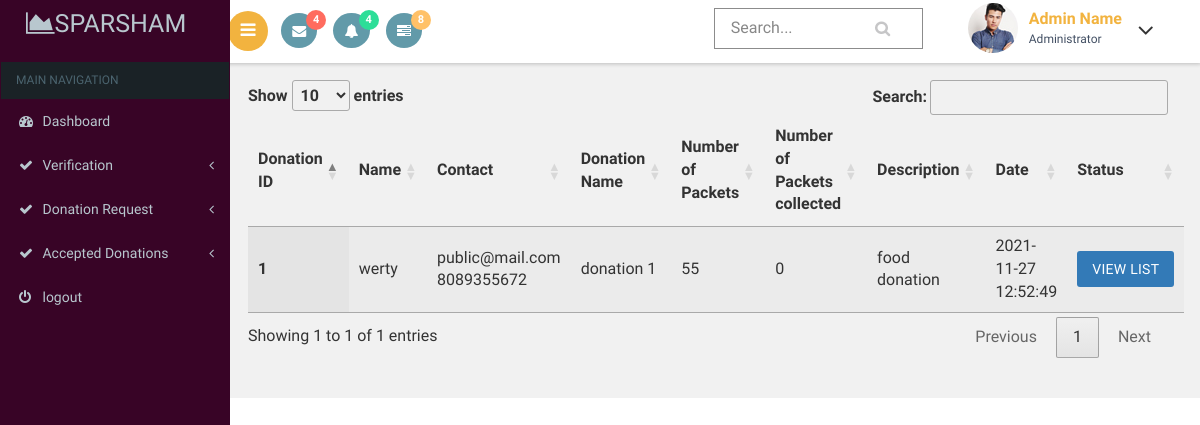
The page /secratary/fooddonationlist.php on the database as committed earlier.
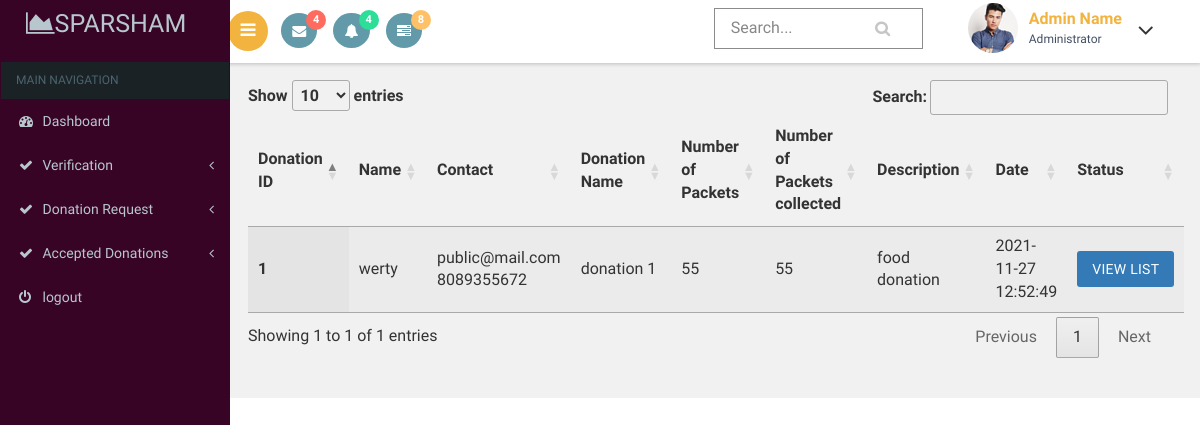
The same page on the database as committed later.
### tables this page shows
CREATE TABLE `food_donation` (
  `food_donation_id` int(11) NOT NULL,
  `email` varchar(30) NOT NULL,
  `no_of_packets` int(11) NOT NULL,
  `no_of_donations` int(11) NOT NULL,
  `donation_name` varchar(20) NOT NULL,
  `description` varchar(50) NOT NULL,
  `food_donation_status` int(3) NOT NULL DEFAULT 0,
  `donation_date` timestamp NOT NULL DEFAULT current_timestamp()
);

CREATE TABLE `registration` (
  `name` varchar(80) NOT NULL,
  `email` varchar(80) NOT NULL,
  `phone` bigint(11) NOT NULL,
  `gender` varchar(10) NOT NULL,
  `date_of_birth` varchar(20) NOT NULL,
  `house` varchar(80) NOT NULL,
  `place` varchar(80) NOT NULL,
  `country` int(11) NOT NULL,
  `state` int(11) NOT NULL,
  `district` int(11) NOT NULL,
  `pincode` int(6) NOT NULL,
  `profile_pic` varchar(100) NOT NULL DEFAULT '../images/avathar.jpg'
);

### secratary/fooddonationlist.php (the view, shortened to what this page needs)
<?php
include("dbconn.php");
?>
<!DOCTYPE html>
<html>
<head>
    <link href="css/bootstrap.css" rel='stylesheet' type='text/css' />
<link href="css/style.css" rel='stylesheet' type='text/css' />
<link href="css/font-awesome.css" rel="stylesheet">
<link href='css/SidebarNav.min.css' media='all' rel='stylesheet' type='text/css'/>
<link href="css/custom.css" rel="stylesheet">
    <link rel="stylesheet" type="text/css" href="https://cdn.datatables.net/1.10.21/css/jquery.dataTables.css">
</head>
<body class="cbp-spmenu-push">
    <div class="main-content">
    <div class="cbp-spmenu cbp-spmenu-vertical cbp-spmenu-left" id="cbp-spmenu-s1">
        <aside class="sidebar-left">
      <nav class="navbar navbar-inverse">
          <div class="navbar-header">
            <h1><a class="navbar-brand" href="index.html"><span class="fa fa-area-chart"></span>Sparsham<span class="dashboard_text"></span></a></h1>
          </div>
          <?php
          include("menu.php");
          ?>
      </nav>
    </aside>
    </div>
        <?php
        include("header.php");
        ?>
        <div id="page-wrapper">
    <table id="table_id" class="display">
    <thead>
        <tr>
           <th>Donation ID</th>
           <th>Name</th>
           <th>Contact</th>
      <th>Donation Name</th>
      <th>Number of Packets</th>
      <th>Number of Packets collected</th>
      <th>Description</th>
      <th>Date</th>
      <th>Status</th>
        </tr>
    </thead>
    <tbody>
         <?php
            $sql="select * from food_donation a,registration b where a.email=b.email order by a.donation_date desc";
            $res=mysqli_query($conn,$sql);
            if(mysqli_num_rows($res)>0){
                while($r=mysqli_fetch_assoc($res)){
            ?>
           <tr>
      <th scope="row"><?php echo $r['food_donation_id']?></th>
      <td><?php echo $r['name']?></td>
      <td><?php echo $r['email']?><br>
        <?php echo $r['phone']?><br>
      </td>
      <td><?php echo $r['donation_name']?></td>
      <td><?php echo $r['no_of_packets']?></td>
      <td><?php echo $r['no_of_donations']?></td>
        <td><?php echo $r['description']?></td>
        <td><?php echo $r['donation_date']?></td>
        <td><a href="fooddonationlistview.php?id=<?php echo $r['food_donation_id']?>">
    <button class="btn btn-primary">View List</button></a>
</td>
    </tr>
            <?php
        }
    }
            ?>
    </tbody>
</table>
</div></div>
</body>
</html>

Rows that differ between the two databases and show on the page:
changed food_donation "donation 1": no_of_donations "0" → "55"
